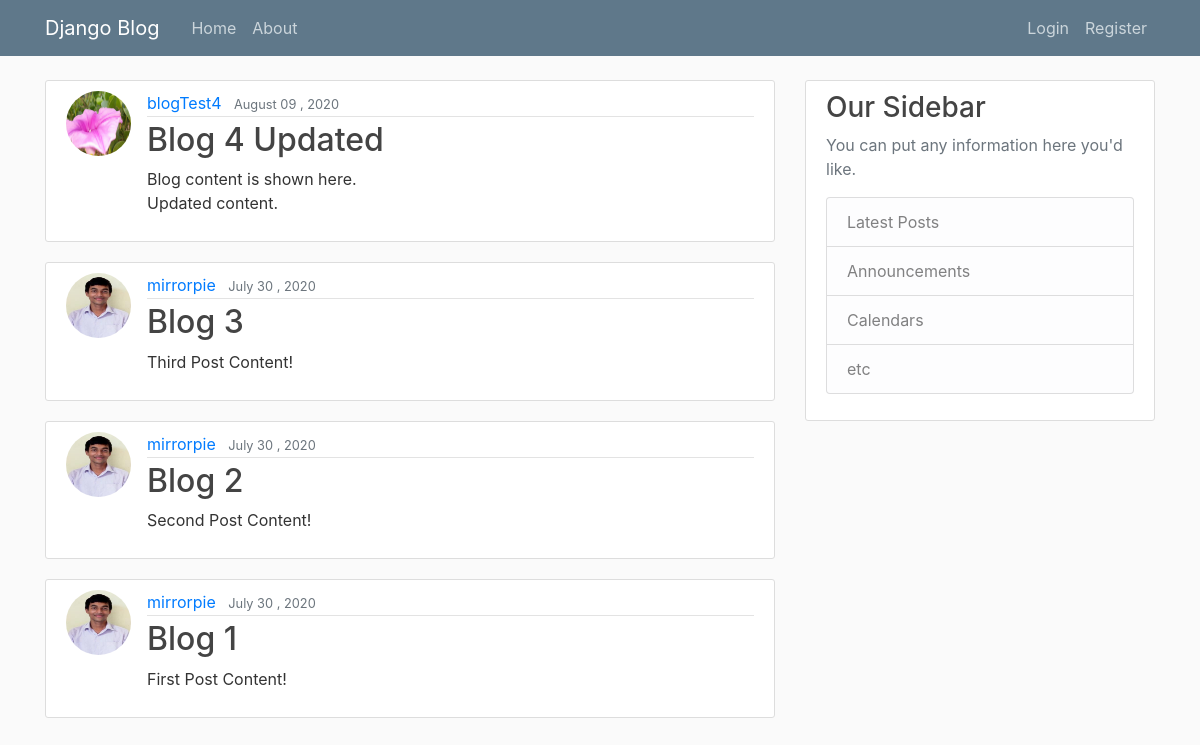
Before: / with the older database file.
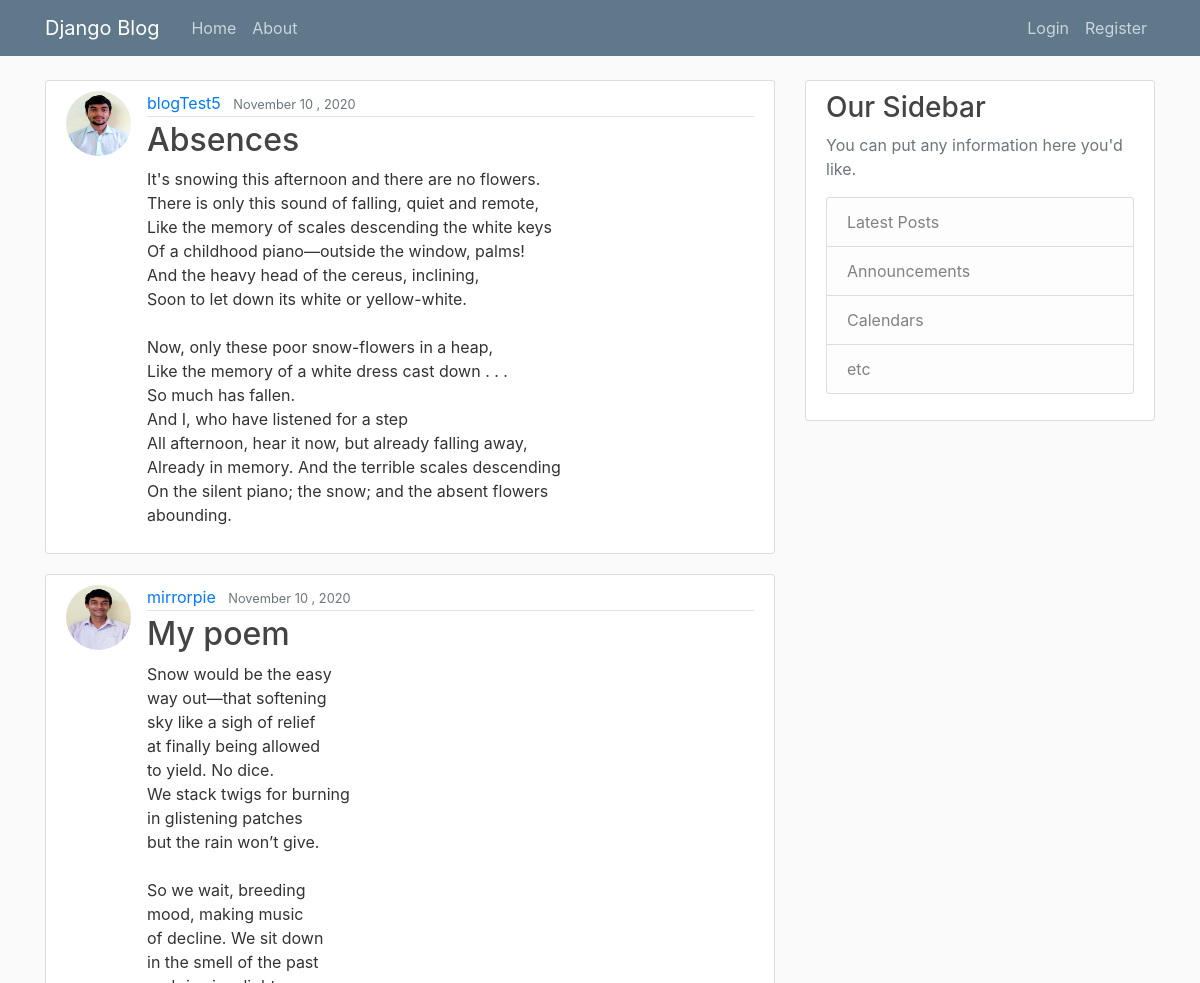
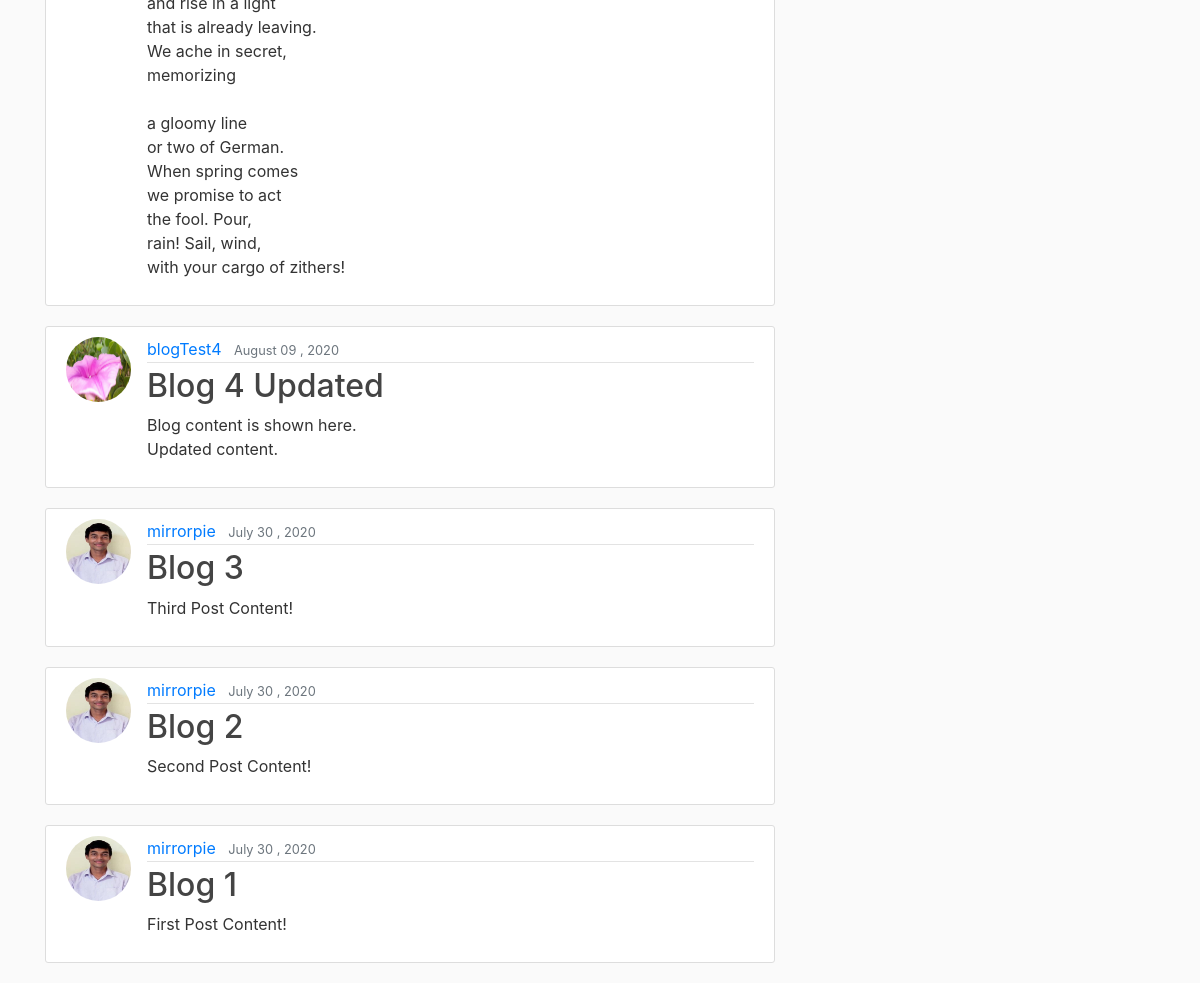
After: the same page with the newer database file (2 pictures, top to bottom).
### blog/models.py (models this page shows, shortened)
class Post(models.Model):
    title = models.CharField(max_length = 100)
    content = models.TextField()
    date_posted = models.DateTimeField(default = timezone.now)
    author = models.ForeignKey(User, on_delete = models.CASCADE)

### users/models.py (models this page shows, shortened)
class Profile(models.Model):
    user = models.OneToOneField(User, on_delete = models.CASCADE)
    image = models.ImageField(default = 'default.jpg', upload_to = 'profile_pics')

### blog/views.py (the view)
# urls.py: path('', PostListView.as_view(), name="blog-home"),
class PostListView(ListView):
    model = Post
    template_name = 'blog/home.html'   # <app>/<model>_<viewtype>.html
    context_object_name = 'posts'
    ordering = ['-date_posted']

### blog/templates/blog/home.html
{% extends "blog/base.html" %}
{% block content %}
    {% for post in posts %}
        <article class="media content-section">
            <img  class="rounded-circle article-img" src="{{ post.author.profile.image.url }}">
            <div class="media-body">
                <div class="article-metadata">
                    <a class="mr-2" href="#">{{ post.author }}</a>
                    <small class="text-muted">{{ post.date_posted|date:"F d , Y" }}</small>
                </div>
                <h2>
                    <a class="article-title" href="{% url 'post-detail' post.id %}">{{ post.title }}</a>
                </h2>
                <p class="article-content">{{ post.content }}</p>
            </div>
        </article>
    {% endfor %}
{% endblock content %}

### blog/templates/blog/base.html (shortened to what this page needs)
{% load static %}
<!DOCTYPE html>
<html lang="en" dir="ltr">
    <head>
        <link rel="stylesheet" href="https://maxcdn.bootstrapcdn.com/bootstrap/4.5.0/css/bootstrap.min.css">
        <link rel="stylesheet" type="text/css" href="{% static 'blog/main.css' %}">
    </head>
    <body>
        <header class="site-header">
            <nav class="navbar navbar-expand-md navbar-dark bg-steel fixed-top">
                <div class="container">
                    <a class="navbar-brand mr-4" href="{% url 'blog-home' %}">Django Blog</a>
                    <div class="collapse navbar-collapse" id="navbarToggle">
                        <div class="navbar-nav mr-auto">
                            <a class="nav-item nav-link" href="{% url 'blog-home' %}">Home</a>
                            <a class="nav-item nav-link" href="{% url 'blog-about' %}">About</a>
                        </div>
                        <div class="navbar-nav">
                            {% if user.is_authenticated %}
                                <a class="nav-item nav-link" href="{% url 'post-create' %}">New Post</a>
                                <a class="nav-item nav-link" href="{% url 'profile' %}">Profile</a>
                                <a class="nav-item nav-link" href="{% url 'logout' %}">Logout</a>
                            {% else %}
                                <a class="nav-item nav-link" href="{% url 'login' %}">Login</a>
                                <a class="nav-item nav-link" href="{% url 'register' %}">Register</a>
                            {% endif %}
                        </div>
                    </div>
                </div>
            </nav>
        </header>
        <main role="main" class="container">
            <div class="row">
                <div class="col-md-8">
                    {% block content %}{% endblock %}
                </div>
                <div class="col-md-4">
                    <div class="content-section">
                        <h3>Our Sidebar</h3>
                        <p class='text-muted'>You can put any information here you'd like.
                            <ul class="list-group">
                                <li class="list-group-item list-group-item-light">Latest Posts</li>
                                <li class="list-group-item list-group-item-light">Announcements</li>
                                <li class="list-group-item list-group-item-light">Calendars</li>
                                <li class="list-group-item list-group-item-light">etc</li>
                            </ul>
                        </p>
                    </div>
                </div>
            </div>
        </main>
    </body>
</html>

### blog/static/blog/main.css (style rules this page uses)
body { background: #fafafa; color: #333333; margin-top: 5rem; }
h1, h2, h3, h4, h5, h6 { color: #444444; }
ul { margin: 0; }
.bg-steel { background-color: #5f788a; }
.site-header .navbar-nav .nav-link { color: #cbd5db; }
.content-section { background: #ffffff; padding: 10px 20px; border: 1px solid #dddddd; border-radius: 3px; margin-bottom: 20px; }
.article-title { color: #444444; }
.article-content { white-space: pre-line; }
.article-img { height: 65px; width: 65px; margin-right: 16px; }
.article-metadata { padding-bottom: 1px; margin-bottom: 4px; border-bottom: 1px solid #e3e3e3 }

Changed rows visible on the page:
added Post: author.profile.image (picture), author "blogTest5", date_posted "November 10 , 2020", title "Absences", content "It's snowing this afternoon and there are no flowers. There is only this sound of falling, quiet and remote, Like the memory of scales descending the white keys Of a childhood piano—outside the window, palms! And the heavy head of the cereus, inclining, Soon to let down its white or yellow-white. Now, only these poor snow-flowers in a heap, Like the memory of a white dress cast down . . . So much has fallen. And I, who have listened for a step All afternoon, hear it now, but already falling away, Already in memory. And the terrible scales descending On the silent piano; the snow; and the absent flowers abounding."
added Post: author.profile.image (picture), author "mirrorpie", date_posted "November 10 , 2020", title "My poem", content "Snow would be the easy way out—that softening sky like a sigh of relief at finally being allowed to yield. No dice. We stack twigs for burning in glistening patches but the rain won’t give. So we wait, breeding mood, making music of decline. We sit down in the smell of the past and rise in a light that is already leaving. We ache in secret, memorizing a gloomy line or two of German. When spring comes we promise to act the fool. Pour, rain! Sail, wind, with your cargo of zithers!"
